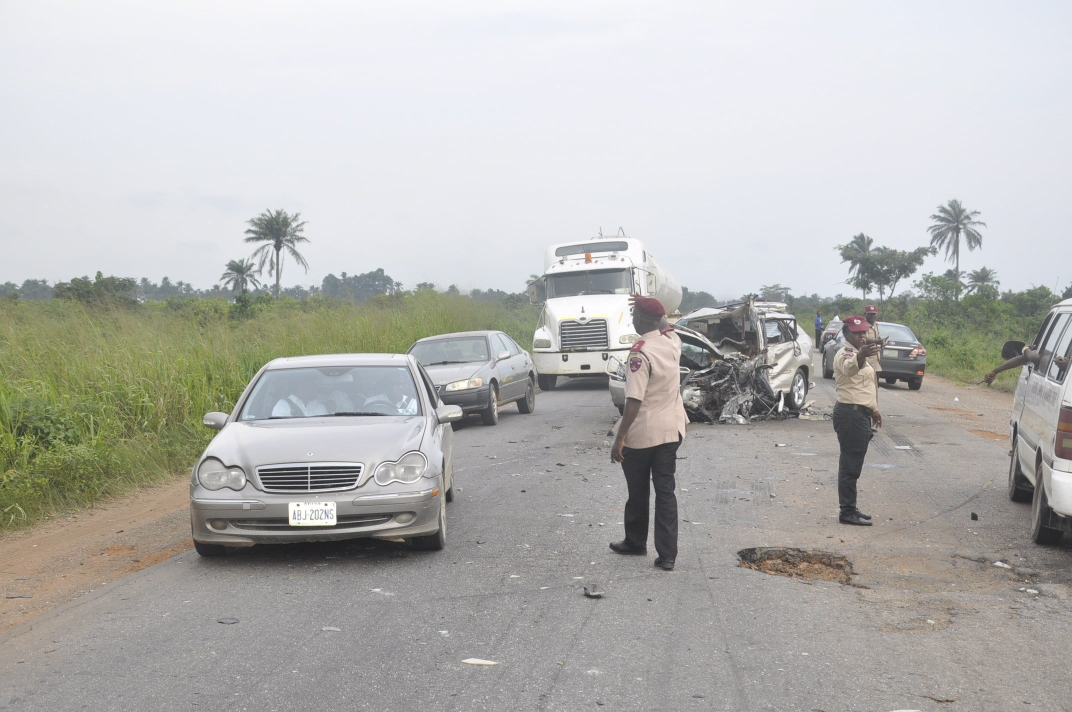
#> input picture accident.jpg, 2144 x 1424 px (shown at 1/2 size)
$ jupyter execute --allow-errors Object_Detection_Yolo.ipynb
#> lines starting #> are read from the running program, lines starting #| are printed output that depends on the picture
[cell 1]
import cv2

[cell 2]
import numpy as np
import matplotlib.pyplot as plt

#> (a cell that did not finish here is left out)

#> (a cell that did not finish here is left out)

[cell 5]
#loading the image
img = cv2.imread("accident.jpg");
#> img is the input picture: shape (1424, 2144, 3); mean B, G, R 178.5, 181.1, 181.6

#resizing the image to 0.3 height and 0.4 to width
img = cv2.resize(img, None, fx = 0.4, fy = 0.3)
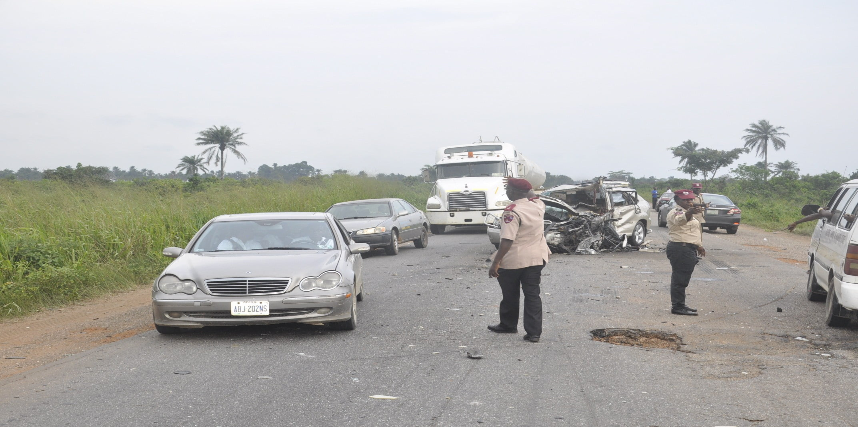
#> img: shape (427, 858, 3); mean B, G, R 178.4, 181.1, 181.5

#getting width, height, channels(RGB)
height, width, channels = img.shape
#> height = 427; width = 858; channels = 3

[cell 6]
#getting blobs from the image by blobs conservation
#blobs conservation is just like feature extraction
# passing true as opencv uses BGR channels for images
blobs = cv2.dnn.blobFromImage(img, 0.00392 , (416, 416), (0, 0, 0), True , crop = False)

#> (a cell that did not finish here is left out)

[cell 8]
#detecting objects with possibility > 0.5
object_ids = []
possibilities = []
boxes = []

#> (the rest of this cell did not finish here and is left out)

[cell 9]
#removing the multiple similar objects
uniqueIndices = cv2.dnn.NMSBoxes(boxes, possibilities , 0.4 , 0.6)

font = cv2.FONT_HERSHEY_SIMPLEX
for i in range(len(boxes)):
    if i in uniqueIndices:
        x , y , w , h = boxes[i]
        label = str(objectClasses[object_ids[i]])
        cv2.rectangle(img, (x , y), (x + w, y + h), (0, 255, 255), 2)
        cv2.putText(img, label , (x , y - 10), font , 1 , (255, 255, 255), 2)

cv2.imshow("image", img)
cv2.waitKey(0)
cv2.destroyAllWindows()
